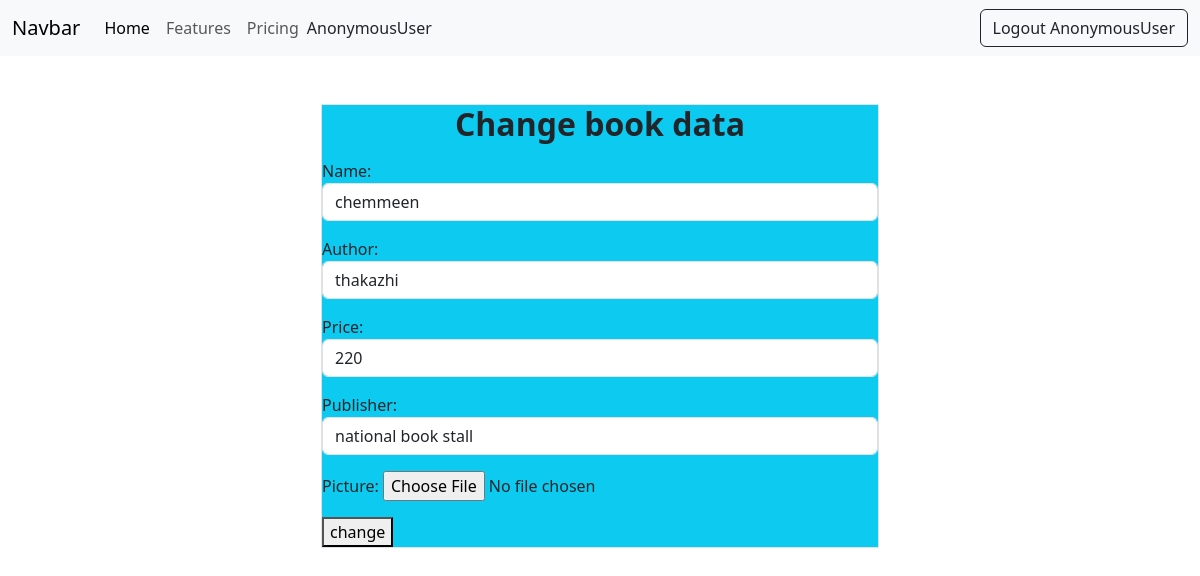
Screenshot of /book/4/change with the database file from the repository.
### book/models.py (models this page shows, shortened)
class books(models.Model):
    name=models.CharField(max_length=200,unique=True)
    author=models.CharField(max_length=200)
    price=models.PositiveIntegerField()
    publisher=models.CharField(max_length=200)
    picture=models.ImageField(upload_to='images',null=True)

### book/views.py (the view, shortened to what this page needs)
# urls.py: path('book/<int:pk>/change',views.BookUpdateView.as_view(),name='book-change'),
class BookUpdateView(View):
    def get(self,request,*args,**kwrags):
        id=kwrags.get("pk")
        obj=books.objects.get(id=id)
        form=BookForm(instance=obj)
        return render(request,"book_edit.html",{"form":form})

### book/forms.py
class BookForm(forms.ModelForm):
    class Meta:
        model=books
        fields="__all__"
        widgets={
             "name":forms.TextInput(attrs={"class":"form-control"}),
             "author":forms.TextInput(attrs={"class":"form-control"}),
             "price":forms.TextInput(attrs={"class":"form-control"}),
             "publisher":forms.TextInput(attrs={"class":"form-control"}),
        }

### book/templates/book_edit.html (shortened to what this page needs)
{%extends 'base.html'%}
{%block body_block%}
<div class="container justify-content-center d-flex ">
    <form action="" method="post" class="w-50 border mt-5  bg-info mt-5 justify-content-center" enctype="multipart/form-data">
        <h2 class="text-center mb-3 fw-bolder">Change book data</h2>
        {{form.as_p}}
        <button type="submit">change</button>
    </form>
</div>
{%endblock%}

### rows the page displays
books: name "chemmeen", author "thakazhi", price "220", publisher "national book stall"

### other values shown
{{ request.user }} "AnonymousUser"
